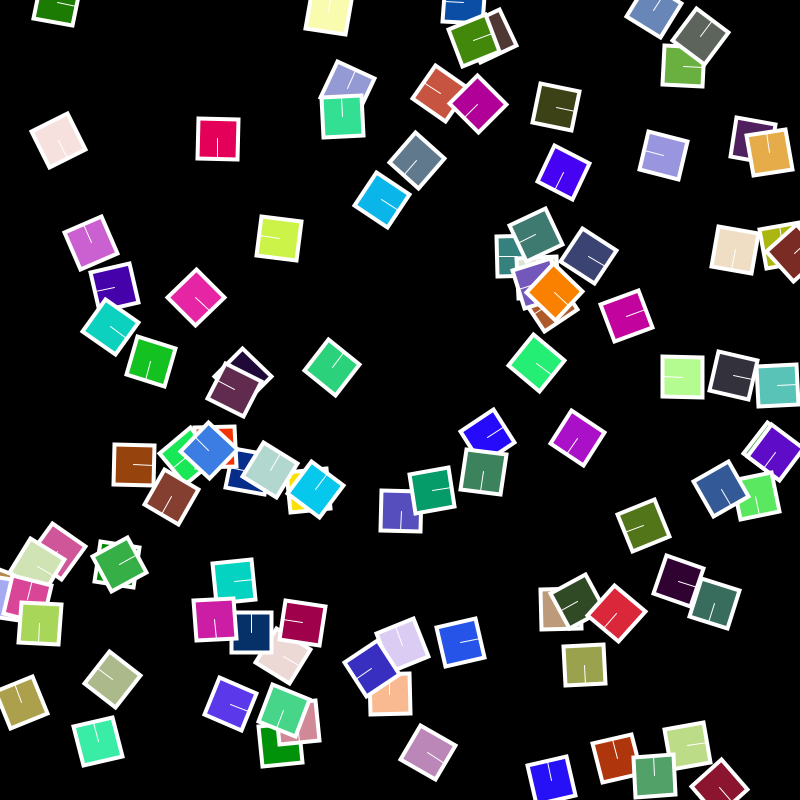
Frame 1 (no input)
Frame 60 (the mouse pressed at the canvas centre just before this capture): identical to frame 1, image omitted
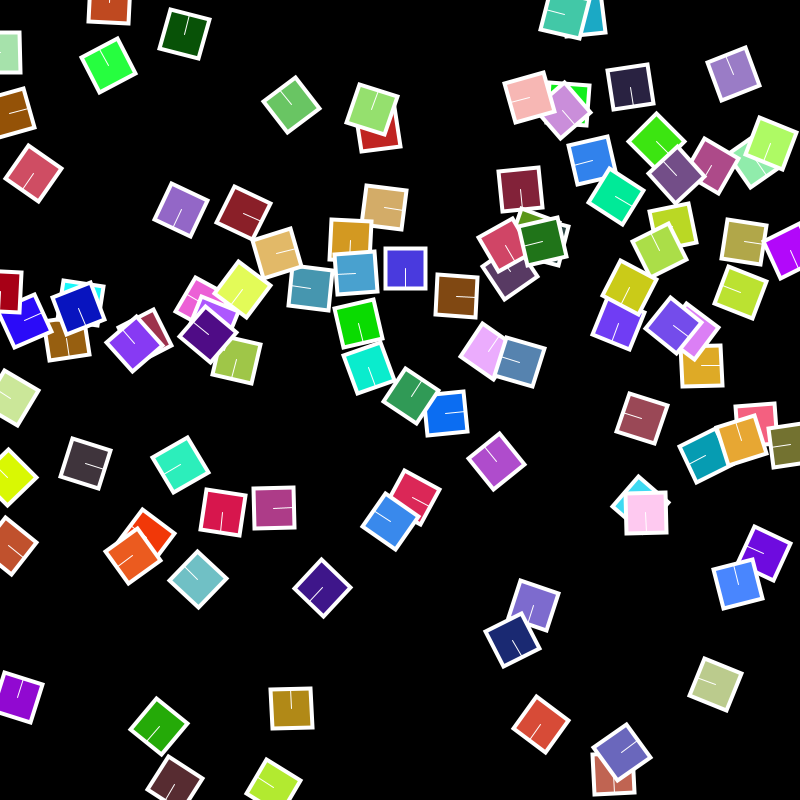
Frame 120 (the mouse held since frame 60 and released just before this capture)

The Processing sketch that drew these frames (run headless with seeded random() and noise(); from frame 60 on, the mouse is pressed at the canvas centre):

// Processing sketch: randomRot_stp_0
// ── randomRot_stp_0.pde
float tileW, tileH;
int randomSeed = 0;

void setup() {
  size(800, 800);

  tileW = 40;
  tileH = 40;

  rectMode(CENTER);
}

void mousePressed() {
  randomSeed = int(random(1000));
  println(randomSeed);
}

void draw() {
  randomSeed(randomSeed);

  background(0);

  for (int n = 0; n < 100; n++) {
    pushMatrix();
    translate(random(width), random(height));
    rotate(radians(random(360)));
    stroke(255);
    strokeWeight(4);
    fill(random(255), random(255), random(255));
    rect(0, 0, tileW, tileH);
    noFill();
    stroke(255);
    strokeWeight(1);
    line(0, 0, tileW * 0.5, 0);
    popMatrix();
  }
}
